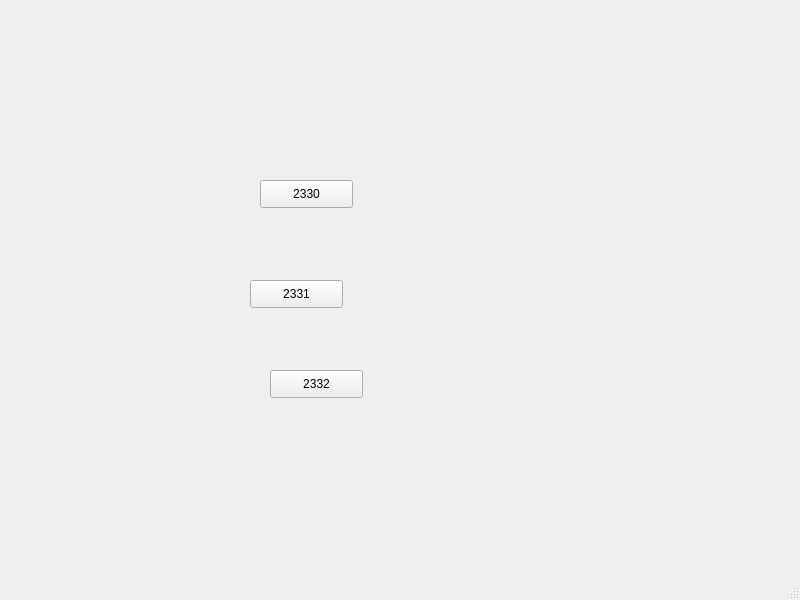
<?xml version="1.0" encoding="UTF-8"?>
<ui version="4.0">
 <class>MainWindow</class>
 <widget class="QMainWindow" name="MainWindow">
  <property name="geometry">
   <rect>
    <x>0</x>
    <y>0</y>
    <width>800</width>
    <height>600</height>
   </rect>
  </property>
  <property name="windowTitle">
   <string>MainWindow</string>
  </property>
  <widget class="QWidget" name="centralwidget">
   <widget class="QPushButton" name="pushButton">
    <property name="geometry">
     <rect>
      <x>260</x>
      <y>180</y>
      <width>93</width>
      <height>28</height>
     </rect>
    </property>
    <property name="text">
     <string>2330</string>
    </property>
   </widget>
   <widget class="QPushButton" name="pushButton_2">
    <property name="geometry">
     <rect>
      <x>250</x>
      <y>280</y>
      <width>93</width>
      <height>28</height>
     </rect>
    </property>
    <property name="text">
     <string>2331</string>
    </property>
   </widget>
   <widget class="QPushButton" name="pushButton_3">
    <property name="geometry">
     <rect>
      <x>270</x>
      <y>370</y>
      <width>93</width>
      <height>28</height>
     </rect>
    </property>
    <property name="text">
     <string>2332</string>
    </property>
   </widget>
  </widget>
  <widget class="QMenuBar" name="menubar">
   <property name="geometry">
    <rect>
     <x>0</x>
     <y>0</y>
     <width>800</width>
     <height>25</height>
    </rect>
   </property>
  </widget>
  <widget class="QStatusBar" name="statusbar"/>
 </widget>
 <resources/>
 <connections/>
</ui>
